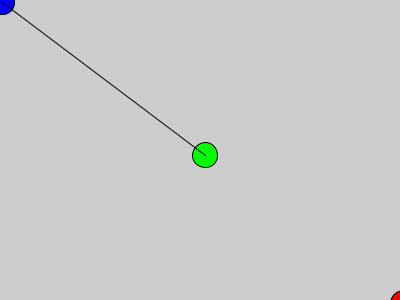
Frame 1 (no input)
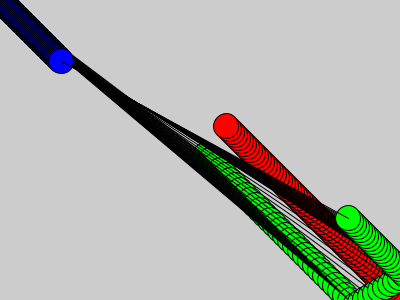
Frame 60 (the mouse pressed at the canvas centre just before this capture)
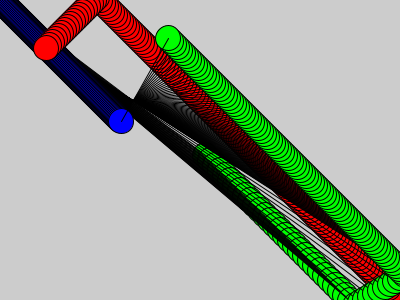
Frame 120 (the mouse held since frame 60 and released just before this capture)

The Processing sketch that drew these frames (run headless with seeded random() and noise(); from frame 60 on, the mouse is pressed at the canvas centre):

// Processing sketch: processing_146460
// ── processing_146460.pde

int cambioX;
int cambioY;
int X;
int Y;
int cambioX2;
int cambioY2;
int X2;
int Y2;
int cambioX3;
int cambioY3;
int X3;
int Y3;

void setup(){
  size(400,300);
  cambioX=1;
  cambioY=1;
  X=1;
  Y=1;
  cambioX2=3;
  cambioY2=3;
  X2=400;
  Y2=300;
    cambioX3=5;
  cambioY3=5;
  X3=200;
  Y3=150;
}
void draw(){
  if(Y>300){
    cambioY=-1;
  }
  if(X>400){
    cambioX=-1;
  }
  if(Y<0){
    cambioY=1;
  }
  if(X<0){
    cambioX=1;
  }
  X=X+cambioX;
  Y=Y+cambioY;
  
  if(Y2>300){
    cambioY2=-3;
  }
  if(X2>400){
    cambioX2=-3;
  }
  if(Y2<0){
    cambioY2=3;
  }
  if(X2<0){
    cambioX2=3;
  }
  X2=X2+cambioX2;
  Y2=Y2+cambioY2;
  
    if(Y3>300){
    cambioY3=-3;
  }
  if(X3>400){
    cambioX3=-3;
  }
  if(Y3<0){
    cambioY3=3;
  }
  if(X3<0){
    cambioX3=3;
  }
  X3=X3+cambioX3;
  Y3=Y3+cambioY3;
  
  fill(0,0,255);
  ellipse(X,Y,25,25);
    fill(255,0,0);
  ellipse(X2,Y2,25,25);
      fill(0,255,0);
  ellipse(X3,Y3,25,25);
  
  line(X,Y,X3,Y3);
}
